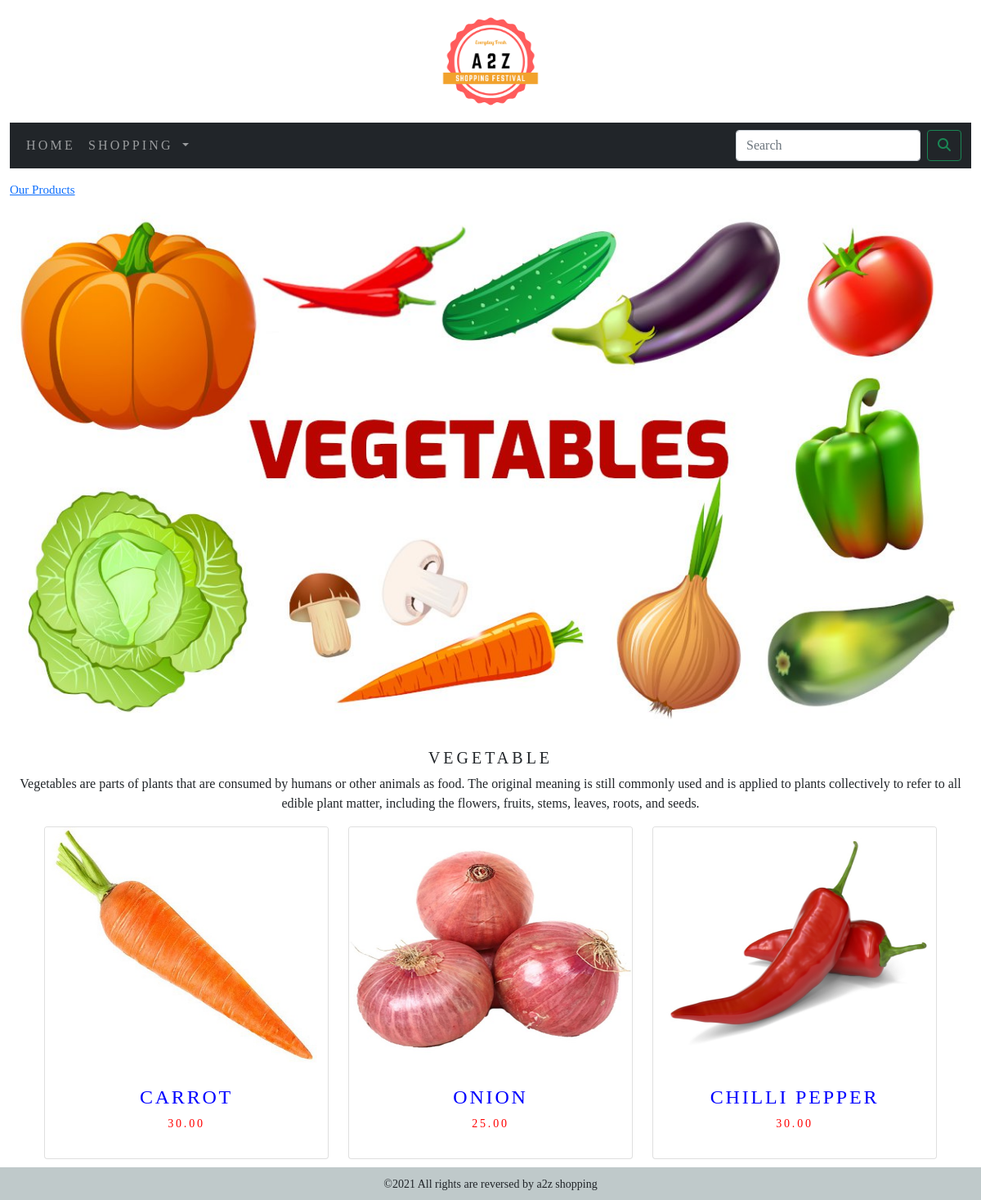
The app's page /shop/vegetable/ with its own data.
### ecommerceapp/models.py (models this page shows, shortened)
class Category(models.Model):
    name=models.CharField(max_length=250,unique=True)
    slug=models.SlugField(max_length=250,unique=True)
    description=models.TextField(blank=True)
    image=models.ImageField(upload_to='category',blank=True)
    class Meta:
        ordering=('name',)
        verbose_name='category'
        verbose_name_plural='categories'
    def get_url(self):
        return reverse('ecommerceapp:products_by_category',args=[self.slug])

class Product(models.Model):
    name=models.CharField(max_length=250,unique=True)
    slug=models.SlugField(max_length=250,unique=True)
    description=models.TextField(blank=True)
    price=models.DecimalField(max_digits=10,decimal_places=2)
    category=models.ForeignKey(Category,on_delete=models.CASCADE)
    image=models.ImageField(upload_to='product',blank=True)
    stock=models.IntegerField()
    available=models.BooleanField(default=True)
    ordered=models.DateTimeField(auto_now_add=True)
    updated=models.DateTimeField(auto_now=True)
    class Meta:
        ordering=('name',)
        verbose_name='product'
        verbose_name_plural='products'
    def get_url(self):
        return reverse('ecommerceapp:prodcatdetail',args=[self.category.slug,self.slug])

### ecommerceapp/views.py (the view)
# urls.py: path('',views.allProdCat,name='allProdCat'),
def allProdCat(request,c_slug=None):
    c_page=None
    products_list=None
    if c_slug!=None:
        c_page=get_object_or_404(Category,slug=c_slug)
        products_list=Product.objects.all().filter(category=c_page,available=True)
    else:
        products_list=Product.objects.all().filter(available=True)
    paginator=Paginator(products_list,6)
    try:
        page=int(request.GET.get('page','1'))
    except:
        page=1
    try:
        products=paginator.page(page)
    except(InvalidPage,EmptyPage):
        products=paginator.page(paginator.num_pages)
    return render(request,'category.html',{'category':c_page,'products':products})

### cart/context_processors.py (called while the page is built)
def counter(request):
    item_count=0
    if 'admin' in request.path:
        return {}
    else:
        try:
            cart=Cart.objects.filter(Cart_id=_cart_id(request))
            cart_items=CartItem.objects.all().filter(cart=cart[:1])
            for cart_item in cart_items:
                item_count += cart_item.quantity
        except Cart.DoesNotExist:
            item_count=0
    return dict(item_count=item_count)

### cart/views.py (called while the page is built)
def _cart_id(request):
    cart=request.session.session_key
    if not cart:
        cart=request.session.create()
    return cart

### ecommerceapp/context_processors.py (called while the page is built)
def menu_links(request):
    links=Category.objects.all()
    return dict(links=links)

### templates/category.html (shortened to what this page needs)
{% extends 'base.html' %}
{% load static %}
{% block content %}
    {% if category %}
        <div>
            <div class="row my_row_class">
                <div class="mx-auto">
                    <p><a href="{% url 'ecommerceapp:allProdCat' %}">Our Products</a> </p>
                </div>
            </div>
        </div>
    {% endif %}
    <div>
        {% if category %}
        <img class="my_image" src="{{category.image.url}}" alt="{{category.name}}">
    </div>
        <br>
    <div>
        <h1 class="text-center my_title">{{category.name}}</h1>
        <p class="text-center text-justify">{{category.description}}</p>
    </div>
        {% endif %}
        <div class="container">
            <div class="row mx-auto">
                {% for product in products.object_list %}
                    <div class="my_margin col-9 col-sm-12 col-md-4 xol-lg-4">
                        <div class="card text-center">
                            <a href="{{product.get_url}}"><img class="card-img-top" src="{{product.image.url}}" alt="{{product.name}}" width="300" height="300"></a>
                            <div class="card-body">
                                <h4 class="ma_name">{{product.name}}</h4>
                                <p class="ma_price">{{product.price}}</p>
                            </div>
                        </div>
                    </div>
                {% endfor %}
        </div>
            </div>
{% endblock %}

### static/css/custom.css (style rules this page uses)
body { font-family: 'Style Script', cursive; }
.my_row_class { padding-top:15px; }
.my_row_class .mx-auto { color:#000; font-size:15px; }
.my_image { width:100%; height:100%; }
.my_title { font-size:20px; text-transform:uppercase; letter-spacing: .2em; }
.ma_name { color:blue; }
.ma_price { color:red; }
.my_margin { margin-bottom:10px; }
.card-body { font-size:14px; text-transform:uppercase; letter-spacing: .2em; }

### records on screen
Category: image (picture), name "VEGETABLE", description "Vegetables are parts of plants that are consumed by humans or other animals as food. The original meaning is still commonly used and is applied to plants collectively to refer to all edible plant matter, including the flowers, fruits, stems, leaves, roots, and seeds."
Product: image (picture), name "CARROT", price "30.00"
Product: image (picture), name "ONION", price "25.00"
Product: image (picture), name "CHILLI PEPPER", price "30.00"
